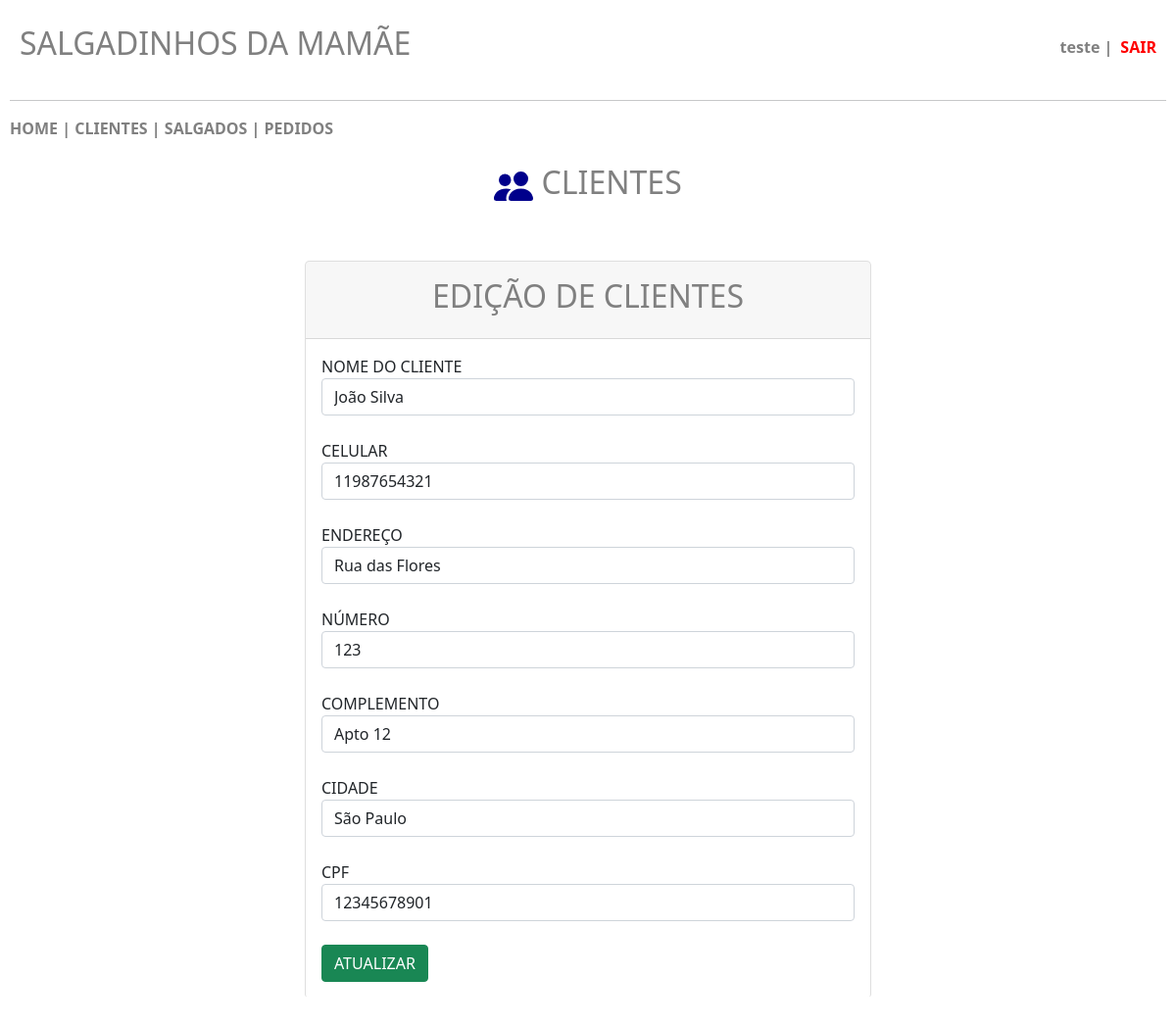
The app's page /clientes_editar.php?id=1 (signed in) with its own data.
### tables this page shows
CREATE TABLE `clientes` (
  `id` int(11) NOT NULL,
  `nome` varchar(200) NOT NULL,
  `celular` varchar(15) NOT NULL,
  `endereco` varchar(200) NOT NULL,
  `numero` int(20) NOT NULL,
  `complemento` varchar(150) NOT NULL,
  `cidade` varchar(120) NOT NULL,
  `cpf` varchar(20) NOT NULL
);

### clientes_editar.php (the view, shortened to what this page needs)
<?php
    include 'conecta.php';
?>
<!DOCTYPE html>
<html lang="pt-br">
    <head>
        <link href="https://cdn.jsdelivr.net/npm/bootstrap@5.0.2/dist/css/bootstrap.min.css" rel="stylesheet">
    </head>
    <body>
        <header class="main-header">
            <h2>SALGADINHOS DA MAMÃE</h2>
            <div class="user-info">
                <?php
                    if (!empty($_SESSION["user"])) {
                        $usuario = $_SESSION["user"];
                        echo "<span class='username'>".htmlspecialchars($usuario)." | </span><a class='logout-link' href='sair.php'>SAIR</a>";
                    }
                ?>
            </div>
        </header>
        <hr>
        <nav>
            <?php
                include 'menu.php';
            ?>
        </nav>
        <br>
        <center><h2>&nbsp;CLIENTES</h2></center>
        <br>
        <br>
        <div class="row justify-content-center row-cols-1 row-cols-md-2 mb-3 text-center">
            <div class="col">
                <div class="card mb-4 rounded-3 shadow-sw">
                    <div class="card-header py-3">
                        <h2>EDIÇÃO DE CLIENTES</h2>
                    </div>
                    <div class="card-body text-start">
                        <?php
                            $id = $_GET['id'];
                            $sql = "SELECT * FROM clientes WHERE id=$id";
                            $query = $conn->query($sql);
                            while ($dados = $query->fetch_assoc()) {
                                $nome = $dados['nome'];
                                $celular = $dados['celular'];
                                $endereco = $dados['endereco'];
                                $numero = $dados['numero'];
                                $complemento = $dados['complemento'];
                                $cidade = $dados['cidade'];
                                $cpf = $dados['cpf'];
                            }
                        ?>
                        <form action="clientes_atualiza.php?id=<?php echo $id; ?>" method="POST">
                            <div class="form-group">
                                <label>NOME DO CLIENTE</label>
                                <input type="text" class="form-control" name="nome" value="<?php echo $nome; ?>" required>
                                <br>
                                <label>CELULAR</label>
                                <input type="number" class="form-control" name="celular" value="<?php echo $celular; ?>" required>
                                <br>
                                <label>ENDEREÇO</label>
                                <input type="text" class="form-control" name="endereco" value="<?php echo $endereco; ?>" required>
                                <br>
                                <label>NÚMERO</label>
                                <input type="number" class="form-control" name="numero" value="<?php echo $numero; ?>" required>
                                <br>
                                <label>COMPLEMENTO</label>
                                <input type="text" class="form-control" name="complemento" value="<?php echo $complemento; ?>" required>
                                <br>
                                <label>CIDADE</label>
                                <input type="text" class="form-control" name="cidade" value="<?php echo $cidade; ?>" required>
                                <br>
                                <label>CPF</label>
                                <input type="number" class="form-control" name="cpf" value="<?php echo $cpf; ?>" required>
                                <br>
                                <button type="submit" class="btn btn-success">ATUALIZAR</button>
                            </div>
                        </form>
                    </div>
                </div>
            </div>
        </div>
    </body>
</html>

### clientes_editar.php (style rules this page uses)
body { padding: 5px; margin: 5px; }
h2 { color: gray; }
.main-header { display: flex; justify-content: space-between; align-items: center; padding: 15px 10px; }
.user-info { display: flex; align-items: center; gap: 8px; color: gray; }
.username { font-weight: bold; }
.logout-link { color: red; font-weight: bold; text-decoration: none; }

### records on screen
clientes: nome "João Silva", celular "11987654321", endereco "Rua das Flores", numero "123", complemento "Apto 12", cidade "São Paulo", cpf "12345678901"

### other values on screen
$usuario "teste"
